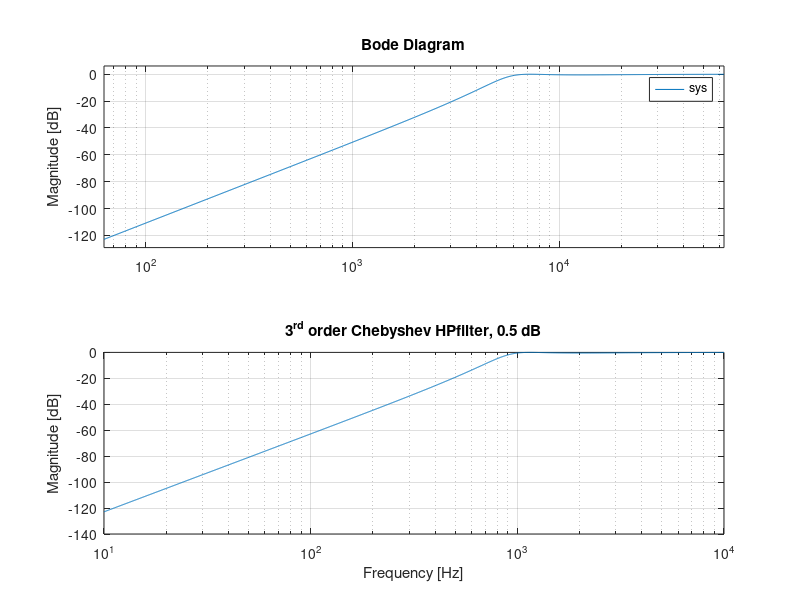

Source code (MATLAB):

clc
clear
close all

[NumPoly DenomPoly] = cheby1(3,0.5,2*pi*1e3, 'high', 's');
sys = tf(NumPoly,DenomPoly);
bode(sys,{2*pi*10,2*pi*10e3});
grid; % Right click on axis > Properties > Units > Hz
title('3^r^d order Chebyshev HP-filter, 0.5 dB');
% Alternative:
freq = logspace(1,4,2000);
om = 2*pi*freq;
jom = j*om;
H = polyval(NumPoly,jom)./polyval(DenomPoly,jom);
H_dB = 20*log10(abs(H));
%
semilogx(freq,H_dB);
grid;
xlabel('Frequency [Hz]');
ylabel('Magnitude [dB]');
title('3^r^d order Chebyshev HPfilter, 0.5 dB');
H_dB_100Hz = H_dB(find(freq>100,1))